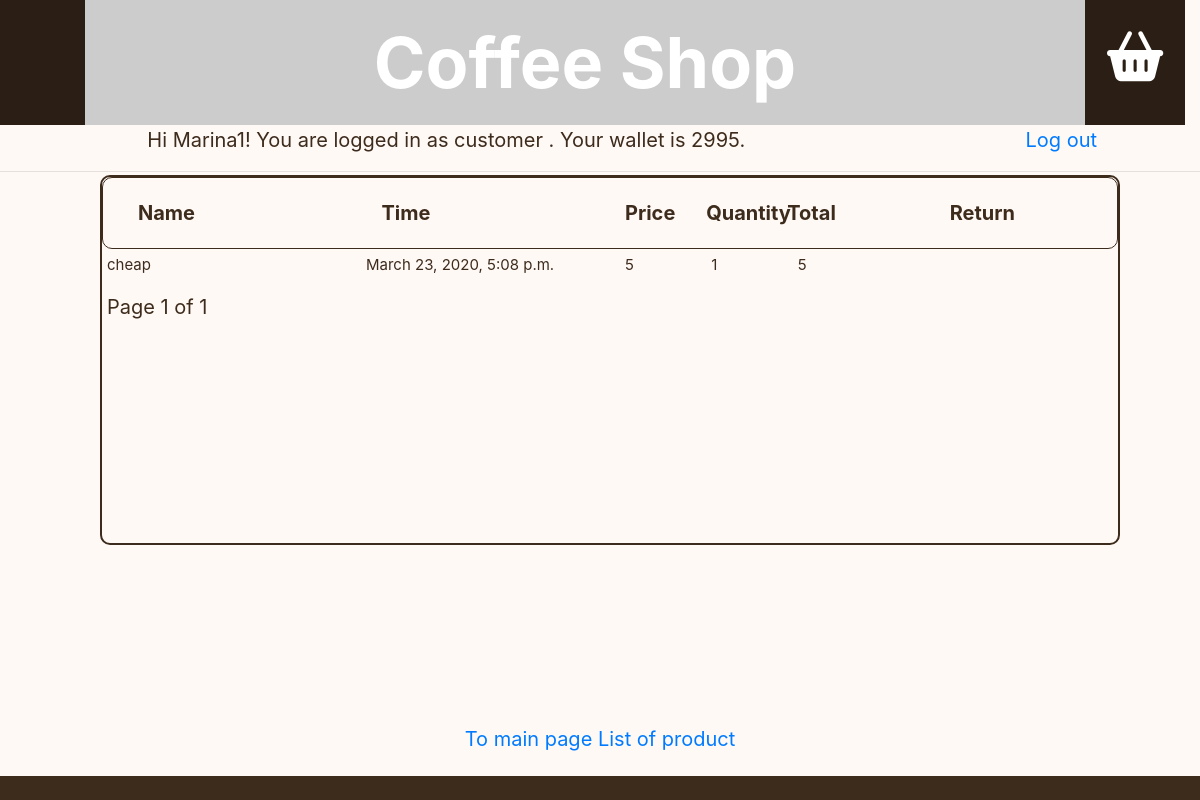
The app's page /basket/ (signed in) with its own data.
### shop_app/models.py (models this page shows, shortened)
class Customer(AbstractUser):
    wallet = models.PositiveIntegerField(default=1000)

class Purchase(models.Model):
    customer = models.ForeignKey(Customer, on_delete=models.DO_NOTHING)
    product = models.ForeignKey(Product, on_delete=models.DO_NOTHING, default=object)
    cnt = models.PositiveSmallIntegerField(default=0, blank=True, null=True)
    create_at = models.DateTimeField(auto_now_add=True)
    update_at = models.DateTimeField(auto_now=True, blank=True, null=True)
    to_return = models.BooleanField(default=False, blank=True, null=True)
    returned = models.BooleanField(default=False, blank=True, null=True)
    def is_returnable(self):
        return datetime.timedelta(minutes=3) > timezone.now() - self.create_at
    class Meta:
        ordering = ['-create_at']

class Product(models.Model):
    picture = models.ImageField(max_length=100, blank=True, null=True)
    title = models.CharField(max_length=30, unique=True)
    text = models.CharField(max_length=100, blank=True, null=True)
    price = models.PositiveIntegerField(blank=True, null=True)
    quantity = models.PositiveIntegerField(default=0)

### shop_app/views.py (the view)
# urls.py: path('basket/', cls.PurchaseListView.as_view(), name='basket'),
class PurchaseListView(LoginRequiredMixin, ListView):
    model = Purchase
    paginate_by = 6
    template_name = 'basket.html'
    queryset = Purchase.objects.all()
    def get_queryset(self):
        return Purchase.objects.filter(customer=self.request.user, returned=False)

### templates/basket.html (shortened to what this page needs)
{% extends 'base.html' %}
{% block content %}
<div class="row" style="border:solid 1px rgb(61, 43, 28); border-radius:10px; font-weight:bold;
    padding:20px; text-align:left; margin:0px;">
    <div class="col-3">
        Name
    </div>
    <div class="col-3">
        Time
    </div>
    <div class="col-1">
        Price
    </div>
    <div class="col-1">
        Quantity
    </div>
    <div class="col-1">
        Total
    </div>
    <div class="col-1"></div>
    <div class="col-1">
        {% if request.user.is_authenticated %}
        Return
        {% endif %}
    </div>
    <div class="col-1"></div>
</div>
{% for object in page_obj %}
<div class="row" style="font-size:15px; padding:5px; text-align:left;">
    <div class="col-3">
        {{object.product.title}}
    </div>
    <div class="col-3">
        {{object.create_at}}
    </div>
    <div class="col-1">
        {{object.product.price}}
    </div>
    <div class="col-1">
        {{object.cnt}}
    </div>
    <div class="col-1">
        {% widthratio object.product.price 1 object.cnt %}
    </div>
    <div class="col-1"></div>
    <div class="col-1">
    </div>
    <div class="col-1"></div>
</div>
{% endfor %}
<div class="row" style="padding:10px 0 0 20px;">
    <div class="pagination">
    <span class="step-links">
        <span class="current">
            Page {{ page_obj.number }} of {{ page_obj.paginator.num_pages }}
        </span>
    </span>
    </div>
</div>
{% endblock %}
{% block links %}
<a href="{% url 'index' %}">To main page</a>
<a href="{% url 'products_list' %}">List of product</a>
{% endblock%}

### templates/base.html (shortened to what this page needs)
<!DOCTYPE html>
<html lang="en">
<head>
    <link rel="stylesheet" href="https://stackpath.bootstrapcdn.com/bootstrap/4.3.1/css/bootstrap.min.css"
>
</head>
<body style="background-color:rgb(255, 249, 246);">
<header style="width:100%">
    <div class="row"
         style="background-color: rgb(43, 31, 21); color: white; font-size:50px; width:100%;">
         <div class="col-1" style="text-align:center; padding:20px;">
        </div>
        <div class="col-10" style="text-align:center; padding:10px; background-image:url(https://i.picsum.photos/id/766/1300/150.jpg); font-size:70px; font-weight: bold;"> Coffee Shop</div>
        <div class="col-1" style="text-align:center; padding:20px;">
            {% if request.user.is_authenticated %}
            <a href="{% url 'basket' %}"><i class="fas fa-shopping-basket" style="color:white;"></i></a>
            {% endif %}
        </div>
    </div>
    <div class="row" style="color:rgb(61, 43, 28); font-size:20px;">
        <div class="col-9" style="text-align:center;">
            {% if request.user.is_authenticated %}
            Hi {{user.username}}! You are logged in
            {% if request.user.is_superuser %}
            as admin
            {% else %}
            as customer
            {% endif %}.
            Your wallet is {{user.wallet}}.
            {% else %}
            You aren't authorized! To buy products you must login!
            {% endif %}
        </div>
        <div class="col-3" style="text-align:center;">
            {% if request.user.is_authenticated %}
            <a href="{% url 'logout' %}">Log out</a>
            {% endif %}
        </div>
    </div>
</header>
<hr>
<div style="color:rgb(61, 43, 28); text-align:left; font-size: 20px; border:2px solid rgb(61, 43, 28); border-radius:10px;
margin: 0 100px 0 100px; width:85%; position:fixed; top:175px; bottom:12%; height:370px;">
    {% block content %}
    {% endblock %}
</div>
<div style="padding:20px; color:rgb(61, 43, 28); text-align:center; font-size: 20px; position: fixed; width: 100%; top: 88%; bottom: 3%">
    {% block links %}
    {% endblock%}
</div>
<footer class="footer"
        style="color: white; text-align: center; background-color: rgb(61, 43, 28); position: fixed; width: 100%; top: 97%; bottom: 0%">
</footer>
</body>
</html>

### records on screen
Customer: username "Marina1", wallet "2995"
Purchase: product "cheap", create_at "March 23, 2020, 5:08 p.m.", product.price "5", cnt "1", product+cnt "5"

### other values on screen
{{ page_obj.number }} "1"
{{ page_obj.paginator.num_pages }} "1"
